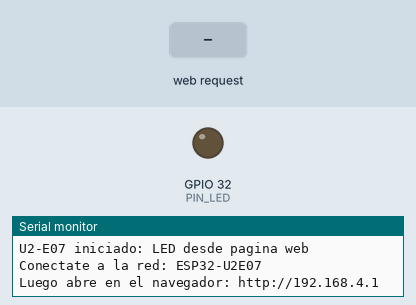
Bench run of a sketch on a simulated ESP32. On the bench: output pins drawn as LEDs (lit = HIGH), the last lines printed to the serial monitor. The inputs (shaded band) are chosen by the test bench.

Above: at 1.5 s.
1.6 s: HTTP request GET /encender received
At 2.4 s:
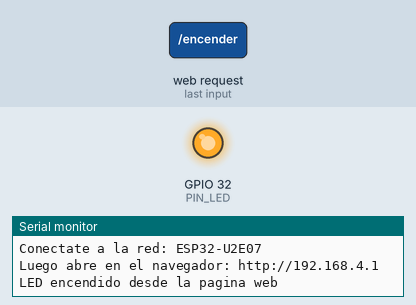
3.1 s: HTTP request GET /apagar received
At 3.5 s:
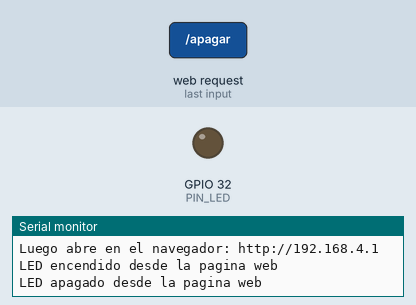
Timing chart, 0 to 6.1 s (numbered marks = the images above; inputs shaded):
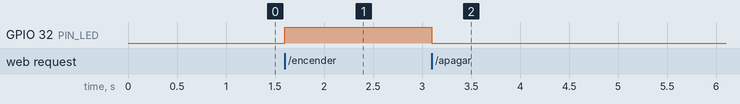

Measured:
- after the input at 1.6 s, GPIO 32 (PIN_LED): LOW → HIGH at once
- after the input at 3.1 s, GPIO 32 (PIN_LED): HIGH → LOW at once

The sketch:

U2-E07-led-pagina-web.ino
```cpp
/*
  U2-E07 - LED controlado desde una pagina web
  Placa: ESP32 DevKit V1 de 30 pines
  Monitor serie: 115200 bit/s

  Objetivo: levantar un punto de acceso Wi-Fi propio (modo AP) y un
  servidor web simple con dos botones HTML para encender y apagar un
  LED, sin depender de una red externa.

  IMPORTANTE: reemplazar CLAVE_AP por una contrasena propia de al menos
  8 caracteres antes de usar este ejercicio fuera del laboratorio; una
  red abierta o con clave por defecto expone el control del LED a
  cualquiera que este dentro del alcance de la senal.

  Requiere el nucleo Arduino-ESP32 (incluye WiFi.h y WebServer.h).
*/
#include <WiFi.h>
#include <WebServer.h>

const char* NOMBRE_AP = "ESP32-U2E07";
const char* CLAVE_AP  = "cambia-esta-clave"; // minimo 8 caracteres

const uint8_t PIN_LED = 32; // GPIO32, salida digital segura

WebServer servidor(80);
bool estadoLed = false;

const char PAGINA_HTML[] PROGMEM = R"rawliteral(
<!DOCTYPE html>
<html lang="es">
<head><meta charset="UTF-8"><title>U2-E07</title></head>
<body style="font-family: sans-serif; text-align:center; margin-top:40px;">
  <h2>Control de LED - ESP32 DevKit V1</h2>
  <p>Estado actual: <b>%ESTADO%</b></p>
  <p>
    <a href="/encender"><button style="font-size:20px;padding:10px;">Encender</button></a>
    <a href="/apagar"><button style="font-size:20px;padding:10px;">Apagar</button></a>
  </p>
</body>
</html>
)rawliteral";

String construirPagina() {
  String html = PAGINA_HTML;
  html.replace("%ESTADO%", estadoLed ? "ENCENDIDO" : "APAGADO");
  return html;
}

void manejarRaiz() {
  servidor.send(200, "text/html", construirPagina());
}

void manejarEncender() {
  estadoLed = true;
  digitalWrite(PIN_LED, HIGH);
  Serial.println("LED encendido desde la pagina web");
  servidor.sendHeader("Location", "/");
  servidor.send(303);
}

void manejarApagar() {
  estadoLed = false;
  digitalWrite(PIN_LED, LOW);
  Serial.println("LED apagado desde la pagina web");
  servidor.sendHeader("Location", "/");
  servidor.send(303);
}

void setup() {
  Serial.begin(115200);
  pinMode(PIN_LED, OUTPUT);
  digitalWrite(PIN_LED, LOW);
  delay(300);

  WiFi.mode(WIFI_AP);
  WiFi.softAP(NOMBRE_AP, CLAVE_AP);

  Serial.println("U2-E07 iniciado: LED desde pagina web");
  Serial.print("Conectate a la red: ");
  Serial.println(NOMBRE_AP);
  Serial.print("Luego abre en el navegador: http://");
  Serial.println(WiFi.softAPIP());

  servidor.on("/", manejarRaiz);
  servidor.on("/encender", manejarEncender);
  servidor.on("/apagar", manejarApagar);
  servidor.begin();
}

void loop() {
  servidor.handleClient();
}
```
